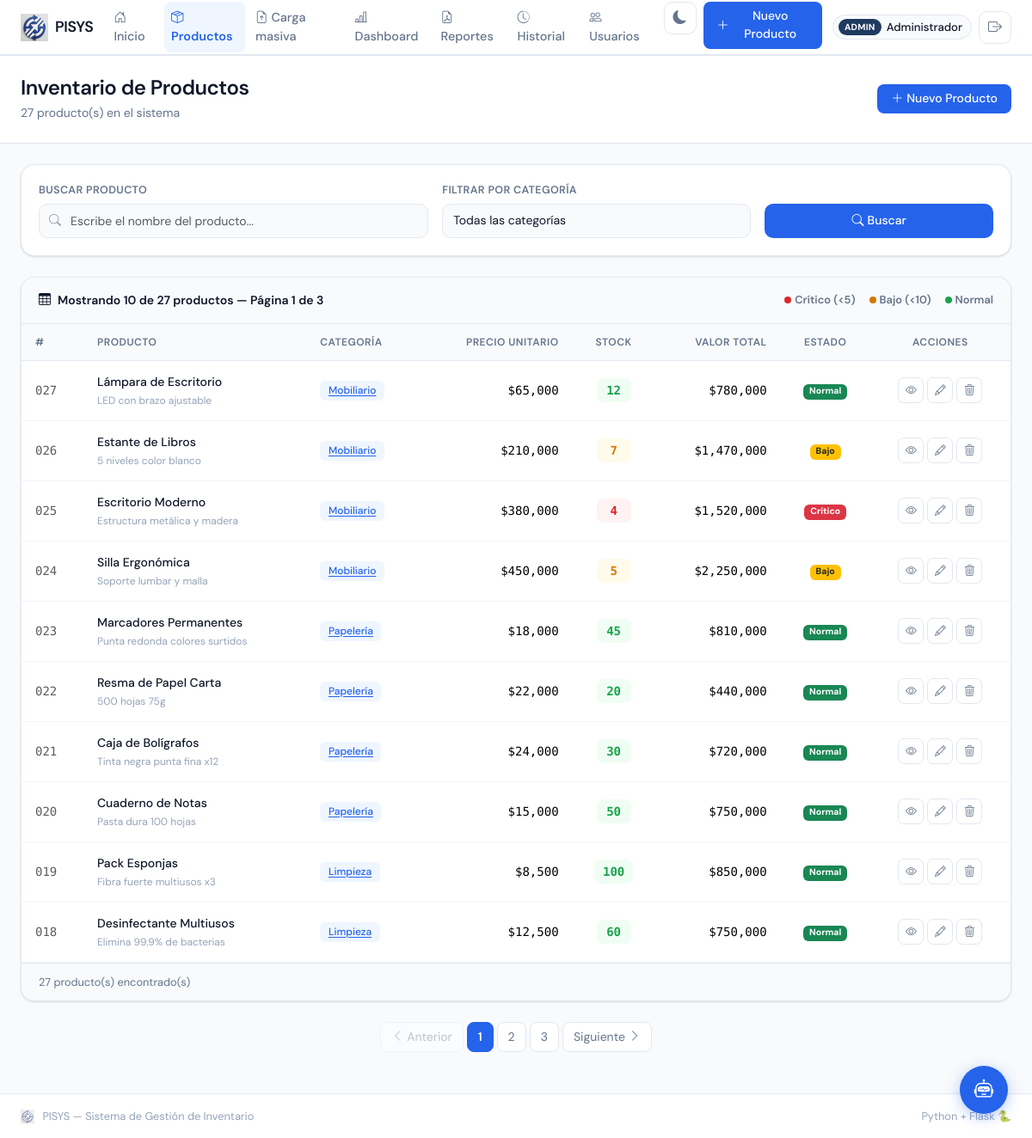
/productos (signed in), run on the app's committed database.
### app.py (models this page shows, shortened)
class Usuario(UserMixin, db.Model):
    __tablename__ = 'usuario'
    id             = db.Column(db.Integer, primary_key=True)
    nombre         = db.Column(db.String(80), nullable=False)
    email          = db.Column(db.String(120), unique=True, nullable=False)
    password_hash  = db.Column(db.String(256), nullable=False)
    rol            = db.Column(db.String(20), nullable=False, default='operador')
    activo         = db.Column(db.Boolean, default=True)
    fecha_creacion = db.Column(db.DateTime, default=datetime.utcnow)

class Producto(db.Model):
    __tablename__ = 'producto'
    id             = db.Column(db.Integer, primary_key=True)
    nombre         = db.Column(db.String(100), nullable=False)
    descripcion    = db.Column(db.Text, nullable=True)
    precio         = db.Column(db.Float, nullable=False, default=0.0)
    cantidad       = db.Column(db.Integer, nullable=False, default=0)
    categoria      = db.Column(db.String(50), nullable=True, default='General')
    fecha_creacion = db.Column(db.DateTime, default=datetime.utcnow)
    def estado_stock(self):
        if self.cantidad < 5:  return 'critico'
        if self.cantidad < 10: return 'bajo'
        return 'normal'
    def valor_total(self):
        return self.precio * self.cantidad

### app.py (the view)
@app.route('/productos')
@login_required
def lista_productos():
    buscar    = request.args.get('buscar', '').strip()
    categoria = request.args.get('categoria', '')
    pagina    = request.args.get('pagina', 1, type=int)
    consulta = Producto.query
    if buscar:
        consulta = consulta.filter(Producto.nombre.ilike(f'%{buscar}%'))
    if categoria:
        consulta = consulta.filter(Producto.categoria == categoria)
    productos  = consulta.order_by(Producto.fecha_creacion.desc()) \
                         .paginate(page=pagina, per_page=10, error_out=False)
    categorias = [c[0] for c in db.session.query(Producto.categoria)
                                          .distinct().order_by(Producto.categoria).all() if c[0]]
    return render_template('productos.html',
                           productos=productos, categorias=categorias,
                           buscar=buscar, categoria_activa=categoria)

### templates/productos.html (shortened to what this page needs)
{% extends "base.html" %}
{% block contenido %}
<div class="page-header">
    <div class="container-fluid px-4">
        <div class="row align-items-center">
            <div class="col">
                <h1 class="page-title">Inventario de Productos</h1>
                <p class="page-subtitle">
                    {{ productos.total }} producto(s) en el sistema
                </p>
            </div>
            <div class="col-auto">
                <a href="{{ url_for('nuevo_producto') }}" class="btn btn-agregar">
                    <i class="bi bi-plus-lg me-1"></i>Nuevo Producto
                </a>
            </div>
        </div>
    </div>
</div>
<div class="container-fluid px-4 mt-4 mb-5">
    <form method="GET" action="{{ url_for('lista_productos') }}" class="filtros-form mb-4">
        <div class="row g-3 align-items-end">
            <div class="col-12 col-md-5">
                <label class="form-label-custom">Buscar producto</label>
                <div class="input-buscar">
                    <input type="text" name="buscar" class="form-control input-custom"
                        placeholder="Escribe el nombre del producto..." value="{{ buscar }}" autocomplete="off">
                </div>
            </div>
            <div class="col-12 col-md-4">
                <label class="form-label-custom">Filtrar por categoría</label>
                <select name="categoria" class="form-select input-custom" onchange="this.form.submit()">
                    <option value="" {% if not categoria_activa %}selected{% endif %}>
                        Todas las categorías
                    </option>
                </select>
            </div>
            <div class="col-12 col-md-3">
                <button type="submit" class="btn btn-buscar w-100">
                    <i class="bi bi-search me-1"></i>Buscar
                </button>
            </div>
        </div>
    </form>
    {% if productos.items %}
    <div class="tabla-container">
        <div class="tabla-header">
            <div class="d-flex gap-2 align-items-center">
                <i class="bi bi-table"></i>
                <span>
                    Mostrando {{ productos.items | length }} de {{ productos.total }} productos
                    — Página {{ productos.page }} de {{ productos.pages }}
                </span>
            </div>
            <div class="d-flex gap-3 align-items-center" style="font-size: 0.8rem; color: var(--texto-secundario);">
                <span class="d-flex align-items-center gap-1"><span class="dot-critico"></span> Crítico (&lt;5)</span>
                <span class="d-flex align-items-center gap-1"><span class="dot-bajo"></span> Bajo (&lt;10)</span>
                <span class="d-flex align-items-center gap-1"><span class="dot-normal"></span> Normal</span>
            </div>
        </div>
        <div class="table-responsive">
            <table class="table tabla-productos mb-0">
                <thead>
                    <tr>
                        <th>#</th>
                        <th>Producto</th>
                        <th>Categoría</th>
                        <th class="text-end">Precio unitario</th>
                        <th class="text-center">Stock</th>
                        <th class="text-end">Valor total</th>
                        <th class="text-center">Estado</th>
                        <th class="text-center">Acciones</th>
                    </tr>
                </thead>
                <tbody>
                    {% for producto in productos.items %}
                    <tr class="fila-producto fila-{{ producto.estado_stock() }}">
                        <td class="text-muted id-col">{{ "%03d"|format(producto.id) }}</td>
                        <td>
                            <div class="producto-nombre">{{ producto.nombre }}</div>
                            {% if producto.descripcion %}
                            <div class="producto-desc">
                                {{ producto.descripcion[:55] }}{% if producto.descripcion|length > 55 %}...{% endif %}
                            </div>
                            {% endif %}
                        </td>
                        <td>
                            <a href="{{ url_for('lista_productos', categoria=producto.categoria) }}"
                                class="badge-categoria">{{ producto.categoria }}</a>
                        </td>
                        <td class="text-end mono-font">${{ "{:,.0f}".format(producto.precio) }}</td>
                        <td class="text-center">
                            <span class="cantidad-badge cantidad-{{ producto.estado_stock() }}">
                                {{ producto.cantidad }}
                            </span>
                        </td>
                        <td class="text-end mono-font">${{ "{:,.0f}".format(producto.valor_total()) }}</td>
                        <td class="text-center">
                            {% if producto.estado_stock() == 'critico' %}
                            <span class="badge bg-danger">Crítico</span>
                            {% elif producto.estado_stock() == 'bajo' %}
                            <span class="badge bg-warning text-dark">Bajo</span>
                            {% else %}
                            <span class="badge bg-success">Normal</span>
                            {% endif %}
                        </td>
                        <td class="text-center">
                            <div class="d-flex gap-1 justify-content-center">
                                <a href="{{ url_for('detalle_producto', id=producto.id) }}" class="btn-accion btn-ver"
                                    title="Ver detalle">
                                    <i class="bi bi-eye"></i>
                                </a>
                                <a href="{{ url_for('editar_producto', id=producto.id) }}" class="btn-accion btn-editar"
                                    title="Editar producto">
                                    <i class="bi bi-pencil"></i>
                                </a>
                                <button class="btn-accion btn-eliminar" title="Eliminar producto"
                                    onclick="confirmarEliminarLista({{ producto.id }}, '{{ producto.nombre }}')">
                                    <i class="bi bi-trash3"></i>
                                </button>
                            </div>
                        </td>
                    </tr>
                    {% endfor %}
                </tbody>
            </table>
        </div>
        <div class="tabla-footer">
            <span>{{ productos.total }} producto(s) encontrado(s)</span>
        </div>
    </div>
    {% if productos.pages > 1 %}
    <nav class="mt-4">
        <ul class="pagination-custom">
            <li>
                {% if productos.has_prev %}
                <a href="{{ url_for('lista_productos', pagina=productos.prev_num, buscar=buscar, categoria=categoria_activa) }}"
                    class="btn-pagina"><i class="bi bi-chevron-left"></i> Anterior</a>
                {% else %}
                <span class="btn-pagina disabled"><i class="bi bi-chevron-left"></i> Anterior</span>
                {% endif %}
            </li>
            {% for num_pagina in productos.iter_pages(left_edge=1, right_edge=1, left_current=2, right_current=2) %}
            {% if num_pagina %}
            <li>
                <a href="{{ url_for('lista_productos', pagina=num_pagina, buscar=buscar, categoria=categoria_activa) }}"
                    class="btn-pagina {% if num_pagina == productos.page %}btn-pagina-activa{% endif %}">
                    {{ num_pagina }}
                </a>
            </li>
            {% else %}
            <li><span class="btn-pagina disabled">…</span></li>
            {% endif %}
            {% endfor %}
            <li>
                {% if productos.has_next %}
                <a href="{{ url_for('lista_productos', pagina=productos.next_num, buscar=buscar, categoria=categoria_activa) }}"
                    class="btn-pagina">Siguiente <i class="bi bi-chevron-right"></i></a>
                {% else %}
                <span class="btn-pagina disabled">Siguiente <i class="bi bi-chevron-right"></i></span>
                {% endif %}
            </li>
        </ul>
    </nav>
    {% endif %}
    {% endif %}
</div>
{% endblock %}

### templates/base.html (shortened to what this page needs)
<!DOCTYPE html>
<html lang="es">
<head>
    <link href="https://cdn.jsdelivr.net/npm/bootstrap@5.3.3/dist/css/bootstrap.min.css" rel="stylesheet">
    <link href="https://cdn.jsdelivr.net/npm/bootstrap-icons@1.11.3/font/bootstrap-icons.min.css" rel="stylesheet">
    <link href="{{ url_for('static', filename='css/estilos.css') }}" rel="stylesheet">
</head>
<body>
<nav class="navbar navbar-expand-lg sticky-top" id="navbar-principal">
    <div class="container-fluid px-4">
        <a class="navbar-brand d-flex align-items-center gap-2" href="{{ url_for('inicio') }}">
            <img src="{{ url_for('static', filename='images/logo.png') }}"
                 alt="PISYS" class="brand-logo">
            <span class="brand-text">PISYS</span>
        </a>
        <div class="collapse navbar-collapse" id="navbarMenu">
            <ul class="navbar-nav ms-auto gap-1">
                <li class="nav-item">
                    <a class="nav-link {% if request.endpoint == 'inicio' %}active{% endif %}"
                       href="{{ url_for('inicio') }}">
                        <i class="bi bi-house-door me-1"></i>Inicio
                    </a>
                </li>
                <li class="nav-item">
                    <a class="nav-link {% if request.endpoint == 'lista_productos' %}active{% endif %}"
                       href="{{ url_for('lista_productos') }}">
                        <i class="bi bi-box-seam me-1"></i>Productos
                    </a>
                </li>
                {% if current_user.is_authenticated and current_user.rol in ['admin', 'operador'] %}
                <li class="nav-item">
                    <a class="nav-link {% if request.endpoint == 'carga_masiva' %}active{% endif %}"
                       href="{{ url_for('carga_masiva') }}">
                        <i class="bi bi-file-earmark-arrow-up me-1"></i>Carga masiva
                    </a>
                </li>
                {% endif %}
                {% if current_user.is_authenticated and current_user.rol in ['admin', 'auditor', 'operador'] %}
                <li class="nav-item">
                    <a class="nav-link {% if request.endpoint == 'dashboard' %}active{% endif %}"
                       href="{{ url_for('dashboard') }}">
                        <i class="bi bi-bar-chart-line me-1"></i>Dashboard
                    </a>
                </li>
                {% endif %}
                {% if current_user.is_authenticated and current_user.rol in ['admin', 'auditor'] %}
                <li class="nav-item">
                    <a class="nav-link {% if request.endpoint == 'reportes' %}active{% endif %}"
                       href="{{ url_for('reportes') }}">
                        <i class="bi bi-file-earmark-pdf me-1"></i>Reportes
                    </a>
                </li>
                {% endif %}
                {% if current_user.is_authenticated and current_user.rol in ['admin', 'auditor'] %}
                <li class="nav-item">
                    <a class="nav-link {% if request.endpoint == 'historial' %}active{% endif %}"
                       href="{{ url_for('historial') }}">
                        <i class="bi bi-clock-history me-1"></i>Historial
                    </a>
                </li>
                {% endif %}
                {% if current_user.is_authenticated and current_user.rol in ['admin', 'auditor'] %}
                <li class="nav-item">
                    <a class="nav-link {% if request.endpoint == 'lista_usuarios' %}active{% endif %}"
                       href="{{ url_for('lista_usuarios') }}">
                        <i class="bi bi-people me-1"></i>Usuarios
                    </a>
                </li>
                {% endif %}
                <li class="nav-item ms-2">
                    <button class="btn-tema" id="btn-tema" title="Cambiar tema"
                            onclick="toggleTema()">
                        <i class="bi bi-moon-fill" id="icono-tema"></i>
                    </button>
                </li>
                {% if current_user.is_authenticated and current_user.rol in ['admin', 'operador'] %}
                <li class="nav-item ms-1">
                    <a class="btn btn-agregar" href="{{ url_for('nuevo_producto') }}">
                        <i class="bi bi-plus-lg me-1"></i>Nuevo Producto
                    </a>
                </li>
                {% endif %}
                {% if current_user.is_authenticated %}
                <li class="nav-item ms-2 d-flex align-items-center gap-2">
                    <div class="usuario-pill">
                        <span class="usuario-rol-badge rol-{{ current_user.rol }}">
                            {{ current_user.rol }}
                        </span>
                        <span class="usuario-nombre">{{ current_user.nombre.split()[0] }}</span>
                    </div>
                    <a href="{{ url_for('logout') }}" class="btn-tema" title="Cerrar sesión">
                        <i class="bi bi-box-arrow-right"></i>
                    </a>
                </li>
                {% endif %}
            </ul>
        </div>
    </div>
</nav>
<main class="main-content">
    {% block contenido %}{% endblock %}
</main>
<footer class="footer mt-auto">
    <div class="container-fluid px-4">
        <div class="d-flex justify-content-between align-items-center">
            <span class="footer-text">
                <img src="{{ url_for('static', filename='images/logo.png') }}"
                     alt="PISYS" style="height:16px; opacity:0.5; margin-right:6px;">
                PISYS — Sistema de Gestión de Inventario
            </span>
            <span class="footer-text">Python + Flask 🐍</span>
        </div>
    </div>
</footer>
{% if current_user.is_authenticated %}
<button id="bot-btn" onclick="toggleBot()" title="Asistente predictivo PISYS">
    <i class="bi bi-robot"></i>
</button>
{% endif %}
</body>
</html>

### data on the page
Usuario: rol "ADMIN", nombre "Administrador"
Producto: id "027", nombre "Lámpara de Escritorio", descripcion "LED con brazo ajustable", categoria "Mobiliario", precio "65,000", cantidad "12", valor_total "780,000", shows "Normal"
Producto: id "026", nombre "Estante de Libros", descripcion "5 niveles color blanco", categoria "Mobiliario", precio "210,000", cantidad "7", valor_total "1,470,000", shows "Bajo"
Producto: id "025", nombre "Escritorio Moderno", descripcion "Estructura metálica y madera", categoria "Mobiliario", precio "380,000", cantidad "4", valor_total "1,520,000", shows "Crítico"
Producto: id "024", nombre "Silla Ergonómica", descripcion "Soporte lumbar y malla", categoria "Mobiliario", precio "450,000", cantidad "5", valor_total "2,250,000", shows "Bajo"
Producto: id "023", nombre "Marcadores Permanentes", descripcion "Punta redonda colores surtidos", categoria "Papelería", precio "18,000", cantidad "45", valor_total "810,000", shows "Normal"
Producto: id "022", nombre "Resma de Papel Carta", descripcion "500 hojas 75g", categoria "Papelería", precio "22,000", cantidad "20", valor_total "440,000", shows "Normal"
Producto: id "021", nombre "Caja de Bolígrafos", descripcion "Tinta negra punta fina x12", categoria "Papelería", precio "24,000", cantidad "30", valor_total "720,000", shows "Normal"
Producto: id "020", nombre "Cuaderno de Notas", descripcion "Pasta dura 100 hojas", categoria "Papelería", precio "15,000", cantidad "50", valor_total "750,000", shows "Normal"
Producto: id "019", nombre "Pack Esponjas", descripcion "Fibra fuerte multiusos x3", categoria "Limpieza", precio "8,500", cantidad "100", valor_total "850,000", shows "Normal"
Producto: id "018", nombre "Desinfectante Multiusos", descripcion "Elimina 99.9% de bacterias", categoria "Limpieza", precio "12,500", cantidad "60", valor_total "750,000", shows "Normal"

### other printed values
{{ productos.total }} "27"
{{ productos.items | length }} "10"
{{ productos.page }} "1"
{{ productos.pages }} "3"
{{ num_pagina }} "1" "2" "3"
